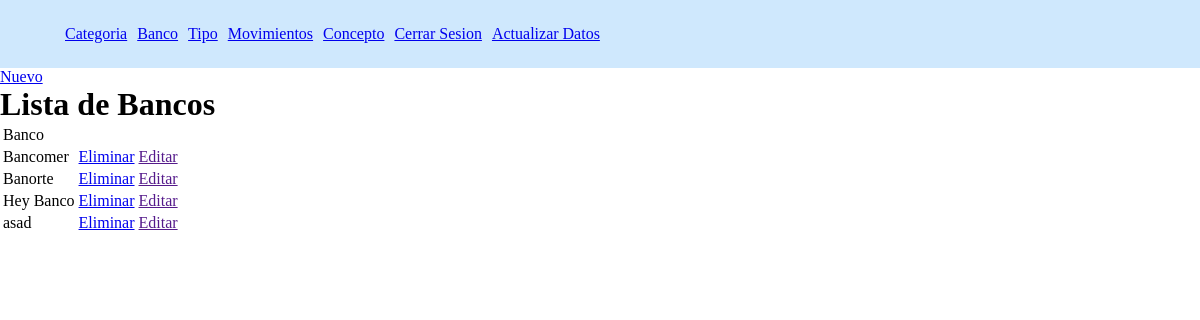
The page /list-banco on the database its author committed.
### Gastos/models.py (models this page shows, shortened)
class Banco(models.Model):
    banco = models.CharField("Banco",max_length=30)

### Gastos/views.py (the view)
# urls.py: path('list-banco',views.getbanco,name='getBanco'),
def getbanco(request):
    banco = Banco.objects.all()
    return render(request,'banco/getBanco.html',{'banco':banco})

### templates/banco/getBanco.html
{% extends "index.html" %}
{% block cuerpo %}
    <a href="{%url 'createBanco'%}">Nuevo</a>
    <h1>Lista de Bancos</h1>
    <table>
        <thead>
            <tr>
                <td>Banco</td>
                <td></td>
                <td></td>
            </tr>
        </thead>
        <tbody>
            {% for e in banco  %}
            <tr>
                <td>{{e.banco}}</td>
                <td><a href="{%url 'deleteBanco' e.id%}">Eliminar</a></td>
                <td><a href="">Editar</a></td>
            </tr>
            {% endfor %}
        </tbody>
    </table>
{% endblock cuerpo%}

### templates/index.html (style rules this page uses)
* { margin:0; }

### rows shown on the page
Banco: banco "Bancomer"
Banco: banco "Banorte"
Banco: banco "Hey Banco"
Banco: banco "asad"
